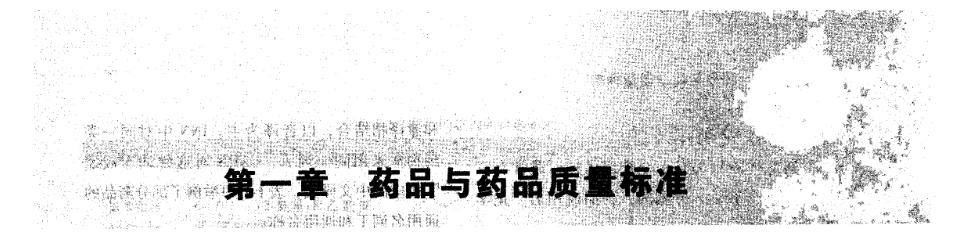
#> input picture lang/programming/python/opencv/deleteSmallComponents/booktitle.png, 980 x 245 px
$ python deleteSmallComponents.py
#> lines starting #> are read from the running program, lines starting #| are printed output that depends on the picture; after the words box and inside, x2 and y2 are one past the last pixel; in counts of white or black regions, pixels touching at a corner belong together

import numpy as np
import cv2

if __name__ == '__main__':

    img = cv2.imdecode(np.fromfile('D:/GitHub/doc/lang/programming/python/opencv/deleteSmallComponents/booktitle.png', dtype=np.uint8), -1)
#> img is the input picture: shape (245, 980, 4); mean B, G, R, A 232.4, 232.4, 232.4, 255
    img = cv2.cvtColor(img, cv2.COLOR_BGR2GRAY)
#> img: shape (245, 980)
    #ret, img = cv2.threshold(img, 185, 255, cv2.THRESH_BINARY) # 二值化

    # 前提假设：原图是纯白表示空白像素；反色后纯黑表示空白像素
    img = cv2.bitwise_not(img, mask = None)  # 反色
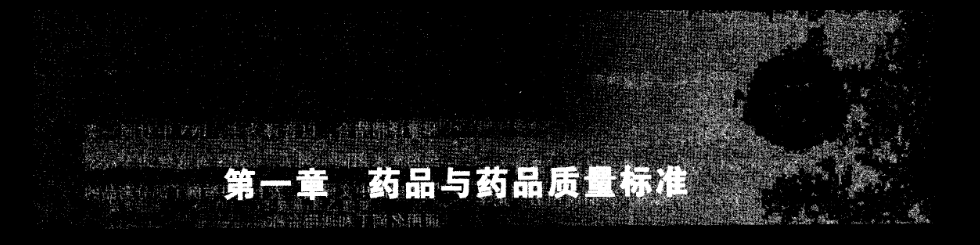
#> img: shape (245, 980); min 0, max 255, mean 22.6

    img_color = cv2.cvtColor(img, cv2.COLOR_GRAY2BGR)
    img_removed = img.copy()

    num, labels, stats, centroids = cv2.connectedComponentsWithStats(img)
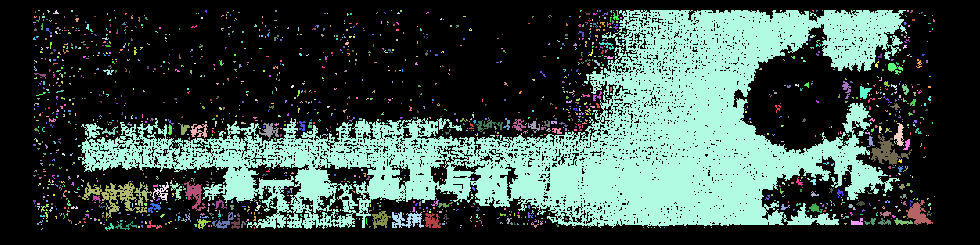
#> labels: shape (245, 980) int32; 1567 distinct labels, from 0 to 1566; one colour per label, 0 black
#> num = 1567; stats = 1567 rows, first 6: [0, 0, 980, 245, 161417], [35, 11, 1, 2, 2], [38, 10, 2, 1, 2], [47, 10, 3, 3, 5], [53, 10, 6, 4, 12], [71, 10, 2, 2, 4]; centroids = 1567 pairs, first value 33.83 to 934, second value 10 to 228.5

    rows, cols = img.shape
#> rows = 245; cols = 980

    for x in range(cols):
        for y in range(rows):
            label = labels[y][x]
            left, up, w, h, area = stats[label]
            if (area < 20):
                cv2.rectangle(img_color, pt1=(left, up), pt2=(left+w,up+h), color=(255,0,0), thickness=1)
                img_removed[y][x] = 0
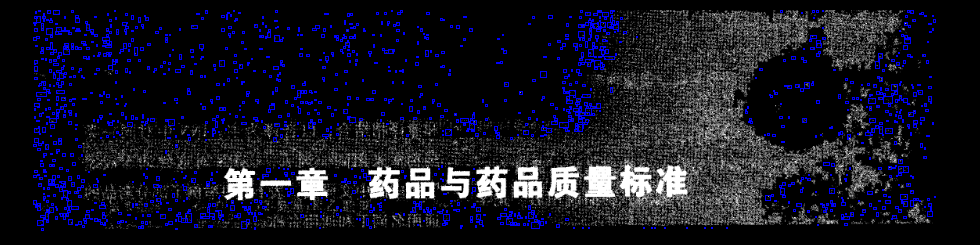
#> img_color: shape (245, 980, 3); mean B, G, R 36.2, 22.4, 22.4
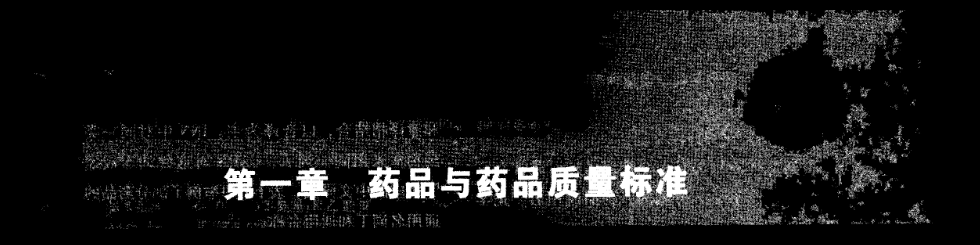
#> img_removed: shape (245, 980); 2.4% of pixels changed, all inside (x1, y1, x2, y2) = (33, 10, 935, 230)


    cv2.imshow("origin", img)
    cv2.imshow("img_color", img_color)
    cv2.imshow("img_removed", img_removed)
    cv2.waitKey()
